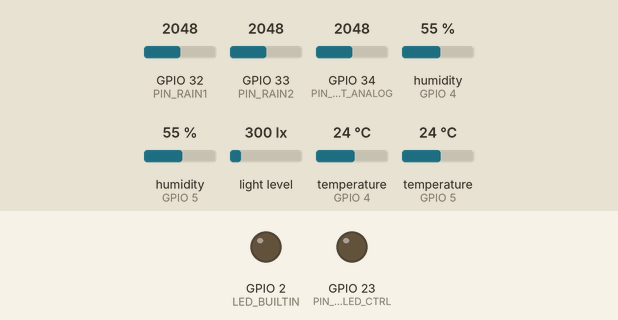
Recording of a sketch running on a simulated ESP32. Shown: output pins drawn as LEDs (lit = HIGH). The inputs (shaded band) are chosen by the test bench; at power-on: GPIO 32 (PIN_RAIN1) = 2048, GPIO 33 (PIN_RAIN2) = 2048, GPIO 34 (PIN_DUST_ANALOG) = 2048, humidity (sensors on GPIO 4, GPIO 5) 55 %, light level 300 lx, temperature (sensors on GPIO 4, GPIO 5) 24 °C (analog values on the 0–4095 scale). WiFi joins after 1.5 s; servers stay silent unless stated; uploads are accepted with an empty reply; the local clock reads 2024-03-15 10:24:30 at power-on unless the sketch sets it; what the sketch prints to the serial monitor is not drawn.

Above: at 0.0 s.
At 2.26 s:
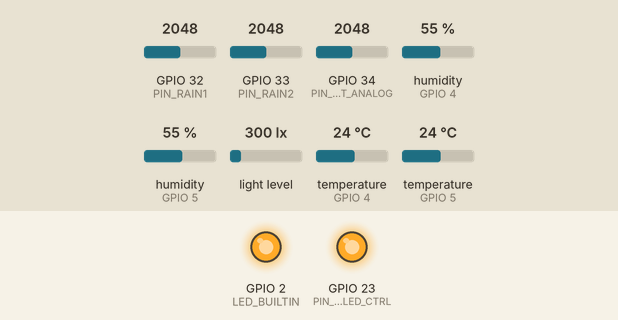
At 2.7 s:
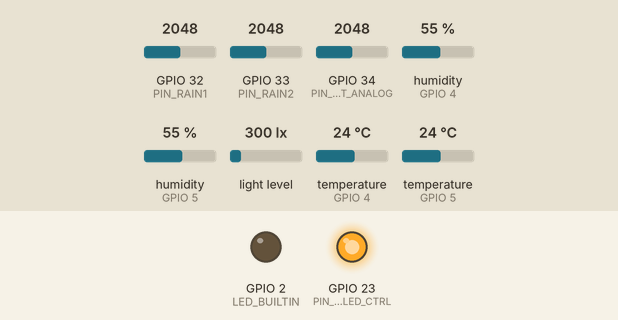
Timing chart, 0 to 4.2 s (numbered marks = the images above):
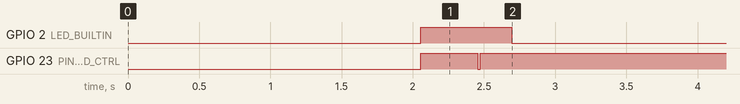

The sketch:

Arduino_System.ino
```cpp
#include "config.h"
#include "network/WiFiSetup.h"
#include "network/ApiClient.h"
#include "sensors/DHT22Pair.h"
#include "sensors/BH1750Pair.h"
#include "sensors/RainSensors.h"
#include "sensors/DustGP2Y1010.h"
#include "utils/TimeKeeper.h"
#include "utils/Diagnostics.h"
#include <ArduinoJson.h>

DHT22Pair     dht;
BH1750Pair    lux;
RainSensors   rain;
DustGP2Y1010  dust;

uint32_t nextTick = 0;

void setup() {
  Serial.begin(115200);
  delay(200);

  Net::connectWiFi();
  TimeKeeper::beginSNTP();

  dht.begin();
  lux.begin();
  rain.begin();
  dust.begin();

  pinMode(LED_BUILTIN, OUTPUT);
  nextTick = millis(); // start immediately
}

StaticJsonDocument<1024> buildPayload() {
  // Sample sensors
  DhtReading   dr  = dht.readAveraged();
  LuxReading   lr  = lux.readAveraged();
  RainReading  rr  = rain.read();
  DustReading  ds  = dust.read();

  StaticJsonDocument<1024> doc;
  doc["device_id"] = DEVICE_ID;
  doc["site_id"]   = SITE_ID;
  doc["timestamp"] = TimeKeeper::iso8601();

  JsonObject dht1 = doc.createNestedObject("dht1");
  dht1["temp_c"] = dr.t1;
  dht1["hum_%"]  = dr.h1;

  JsonObject dht2 = doc.createNestedObject("dht2");
  dht2["temp_c"] = dr.t2;
  dht2["hum_%"]  = dr.h2;

  JsonObject dhta = doc.createNestedObject("dht_avg");
  dhta["temp_c"] = dr.t_avg;
  dhta["hum_%"]  = dr.h_avg;

  JsonObject bh = doc.createNestedObject("bh1750");
  bh["lux1"]    = lr.lux1;
  bh["lux2"]    = lr.lux2;
  bh["lux_avg"] = lr.lux_avg;

  JsonObject rainj = doc.createNestedObject("rain");
  rainj["raw1"]  = rr.raw1;
  rainj["raw2"]  = rr.raw2;
  rainj["pct1"]  = rr.pct1;
  rainj["pct2"]  = rr.pct2;

  JsonObject dj = doc.createNestedObject("dust");
  dj["raw"]      = ds.raw;
  dj["voltage"]  = ds.voltage;
  dj["mg_m3"]    = ds.density;

  // room for later (battery, rssi, device uptime)
  doc["rssi"]    = WiFi.RSSI();
  doc["uptime_s"]= millis()/1000;
  return doc;
}

void loop() {
  uint32_t now = millis();
  if ( (int32_t)(now - nextTick) >= 0 ) {
    digitalWrite(LED_BUILTIN, HIGH);

    if (Net::ensureWiFi()) {
      StaticJsonDocument<1024> doc = buildPayload();
      bool ok = Net::postJson("", doc);  // Path is built inside postJson for Firebase
      logInfo("Upload %s", ok ? "OK" : "FAILED");
    } else {
      logWarn("WiFi not available; skipping upload.");
    }

    digitalWrite(LED_BUILTIN, LOW);
    nextTick += LOOP_PERIOD_MS;              // schedule next 5-min slot
    // guard against millis() overflow drift
    if ((int32_t)(nextTick - now) < 0 || (nextTick - now) > LOOP_PERIOD_MS)
      nextTick = now + LOOP_PERIOD_MS;
  }

  // Light sleep between polls (saves power & heat)
  delay(50);
}
```

ApiClient.h
```cpp
#pragma once
#include <HTTPClient.h>
#include <ArduinoJson.h>
#include <time.h>
#include "../config.h"
#include "../secrets.h"
#include "../utils/Diagnostics.h"
#include "../utils/TimeKeeper.h"

namespace Net {

inline bool postJson(const String& path, const JsonDocument& doc) {
  // Generate Firebase-safe timestamp: YYYYMMDD_HHMMSS
  time_t now = time(nullptr);
  struct tm t;
  localtime_r(&now, &t);
  char timestamp[32];
  snprintf(timestamp, sizeof(timestamp), "%04d%02d%02d_%02d%02d%02d",
           t.tm_year + 1900, t.tm_mon + 1, t.tm_mday,
           t.tm_hour, t.tm_min, t.tm_sec);

  // Get device_id from the document
  String device_id = doc["device_id"].as<String>();
  if (device_id.length() == 0) {
    device_id = DEVICE_ID; // Fallback to config
  }

  // Build Firebase REST API URL
  // Format: https://[PROJECT_ID].firebaseio.com/devices/[DEVICE_ID]/[TIMESTAMP].json?auth=[TOKEN]
  String url = String(FIREBASE_DB_URL) + "/devices/" + device_id + "/" + String(timestamp) + ".json?auth=" + String(FIREBASE_AUTH_TOKEN);

  HTTPClient http;
  http.setTimeout(HTTP_TIMEOUT_MS);
  http.begin(url);

  http.addHeader("Content-Type", "application/json");

  String payload;
  serializeJson(doc, payload);

  for (int attempt = 1; attempt <= HTTP_RETRY_MAX; ++attempt) {
    int code = http.PUT(payload);  // Use PUT for Firebase (creates/updates at specific path)
    if (code > 0) {
      if (code >= 200 && code < 300) {
        logInfo("Firebase PUT %s -> %d", url.c_str(), code);
        http.end();
        return true;
      } else {
        String response = http.getString();
        logWarn("Firebase PUT %s -> %d : %s", url.c_str(), code, response.c_str());
      }
    } else {
      logWarn("Firebase HTTP error: %s", http.errorToString(code).c_str());
    }
    delay(600 * attempt); // backoff
  }
  http.end();
  return false;
}

} // namespace Net
```

WiFiSetup.h
```cpp
#pragma once
#include <WiFi.h>
#include "../secrets.h"
#include "../utils/Diagnostics.h"

namespace Net {

inline void connectWiFi() {
  WiFi.mode(WIFI_STA);
  WiFi.begin(WIFI_SSID, WIFI_PASSWORD);
  uint32_t start = millis();
  logInfo("WiFi: connecting to %s ...", WIFI_SSID);
  while (WiFi.status() != WL_CONNECTED) {
    delay(400);
    logDot();
    if (millis() - start > 20000) {
      logWarn("WiFi: retry...");
      WiFi.disconnect(true);
      delay(1000);
      WiFi.begin(WIFI_SSID, WIFI_PASSWORD);
      start = millis();
    }
  }
  logInfo("\nWiFi: connected, IP=%s", WiFi.localIP().toString().c_str());
}

inline bool ensureWiFi() {
  if (WiFi.status() == WL_CONNECTED) return true;
  connectWiFi();
  return WiFi.status() == WL_CONNECTED;
}

} // namespace Net
```

secrets.h
```cpp
#pragma once

// Put your Wi-Fi credentials here
#define WIFI_SSID     "SLT_Fiber"
#define WIFI_PASSWORD "Sincostan"

// Firebase Auth Token (from Firebase Console > Project Settings > Service Accounts > Database Secrets)
#define FIREBASE_AUTH_TOKEN  "AIzaSyDRY_dG3s8t_lVrR-53n23YCkI4sJZ_VH8"  // <-- Replace with your Firebase auth token
```

BH1750Pair.h
```cpp
#pragma once
#include <Wire.h>
#include <BH1750.h>
#include "../config.h"

struct LuxReading {
  float lux1=NAN, lux2=NAN, lux_avg=NAN;
};

class BH1750Pair {
  BH1750 s1, s2;
  TwoWire wire2;
public:
  BH1750Pair(): s1(BH1750_ADDR_1),
                s2(0x23),  // Both can use 0x23 since they're on separate I2C buses
                wire2(1) {}  // Use I2C controller 1 for second bus

  void begin(){
    // Initialize first I2C bus (Wire) for sensor 1 on pins 21/22
    Wire.begin(I2C_SDA, I2C_SCL);
    Wire.setClock(100000); // Set I2C clock to 100kHz
    delay(100); // Allow I2C bus to stabilize

    // Initialize second I2C bus (Wire1) for sensor 2 on pins 25/26
    wire2.begin(I2C_SDA2, I2C_SCL2);
    wire2.setClock(100000);
    delay(100);

    // Initialize sensor 1 on first I2C bus (Wire) at address 0x23
    bool ok1 = s1.begin(BH1750::CONTINUOUS_HIGH_RES_MODE, 0x23, &Wire);
    delay(50); // Small delay between initializations

    // Initialize sensor 2 on second I2C bus (wire2) at address 0x23
    // Since they're on separate buses, both can use the same address
    bool ok2 = s2.begin(BH1750::CONTINUOUS_HIGH_RES_MODE, 0x23, &wire2);

    if (!ok1) {
      Serial.printf("[BH1750] Sensor 1 (0x23) on bus 1 (SDA:%d/SCL:%d) initialization failed! Check wiring.\n",
                    I2C_SDA, I2C_SCL);
    }
    if (!ok2) {
      Serial.printf("[BH1750] Sensor 2 (0x23) on bus 2 (SDA:%d/SCL:%d) initialization failed! Check wiring.\n",
                    I2C_SDA2, I2C_SCL2);
      Serial.println("[BH1750] Note: Both sensors use address 0x23 since they're on separate I2C buses");
    }
    if (ok1 && ok2) {
      Serial.println("[BH1750] Both sensors initialized successfully at address 0x23 on separate I2C buses");
    }
  }

  LuxReading readAveraged(uint8_t samples=SAMPLE_AVG){
    LuxReading r;
    float a=0,b=0; int c1=0,c2=0;
    for(uint8_t i=0;i<samples;i++){
      float x=s1.readLightLevel(); if(x>0){ a+=x;c1++; }
      x=s2.readLightLevel(); if(x>0){ b+=x;c2++; }
      delay(20);
    }
    if(c1) r.lux1=a/c1;
    if(c2) r.lux2=b/c2;
    if(c1||c2) r.lux_avg = ( (c1? r.lux1:0)+(c2? r.lux2:0) ) / float((c1?1:0)+(c2?1:0));
    return r;
  }
};
```

DHT22Pair.h
```cpp
#pragma once
#include <DHT.h>
#include "../config.h"
#include "../utils/Diagnostics.h"

struct DhtReading {
  float t1=NAN, h1=NAN, t2=NAN, h2=NAN;
  float t_avg=NAN, h_avg=NAN;
};

class DHT22Pair {
  DHT d1, d2;
public:
  DHT22Pair(): d1(PIN_DHT1, DHT22), d2(PIN_DHT2, DHT22) {}
  void begin(){ d1.begin(); d2.begin(); }

  DhtReading readAveraged(uint8_t samples=SAMPLE_AVG) {
    DhtReading r;
    float t1=0, h1=0, t2=0, h2=0; int c1=0,c2=0;
    for (uint8_t i=0;i<samples;i++){
      float a=d1.readTemperature(); float b=d1.readHumidity();
      if (!isnan(a)&&!isnan(b)){ t1+=a; h1+=b; c1++; }
      a=d2.readTemperature(); b=d2.readHumidity();
      if (!isnan(a)&&!isnan(b)){ t2+=a; h2+=b; c2++; }
      delay(50);
    }
    if(c1){ r.t1=t1/c1; r.h1=h1/c1; }
    if(c2){ r.t2=t2/c2; r.h2=h2/c2; }
    if(c1||c2){
      r.t_avg = ( (c1? r.t1:0) + (c2? r.t2:0) ) / float((c1?1:0)+(c2?1:0));
      r.h_avg = ( (c1? r.h1:0) + (c2? r.h2:0) ) / float((c1?1:0)+(c2?1:0));
    }
    return r;
  }
};
```

DustGP2Y1010.h
```cpp
#pragma once
#include "../config.h"
#include "../utils/Diagnostics.h"

// Timing from Sharp app note: sample while LED is ON for ~280us, read, then LED off.
struct DustReading {
  int raw=0;          // 0..4095
  float voltage=0.0;  // ~0..3.0 V
  float density=0.0;  // rough mg/m^3 estimate
};

class DustGP2Y1010 {
public:
  void begin(){
    pinMode(PIN_DUST_LED_CTRL, OUTPUT);
    digitalWrite(PIN_DUST_LED_CTRL, HIGH); // LED off (active low)
    analogReadResolution(12);
  }

  DustReading read(){
    DustReading r;
    // LED ON (active low through 1k)
    digitalWrite(PIN_DUST_LED_CTRL, LOW);
    delayMicroseconds(280);
    int v = analogOversample(PIN_DUST_ANALOG);
    delayMicroseconds(40);
    digitalWrite(PIN_DUST_LED_CTRL, HIGH); // OFF
    delayMicroseconds(9680);

    r.raw = v;
    r.voltage = v * (3.3f / 4095.0f);

    // Empirical conversion (approx) from Sharp docs:
    // density (mg/m3) ≈ max(0, (Vout - 0.6) / 0.005)
    float corrected = r.voltage - 0.6f;
    r.density = corrected > 0 ? (corrected / 0.005f) : 0.0f;
    return r;
  }
};
```

RainSensors.h
```cpp
#pragma once
#include "../config.h"

inline int analogOversample(int pin){
  uint32_t sum=0;
  for(int i=0;i<ADC_SAMPLES;i++){ sum += analogRead(pin); delay(2); }
  return sum/ADC_SAMPLES;
}

struct RainReading {
  int raw1=0, raw2=0;     // 0..4095
  float pct1=0, pct2=0;   // 0..100 (0=dry, 100=wet)
};

class RainSensors {
public:
  void begin(){
    analogReadResolution(12);
  }
  RainReading read(){
    RainReading r;
    r.raw1 = analogOversample(PIN_RAIN1);
    r.raw2 = analogOversample(PIN_RAIN2);
    // HW-028 AO: higher value = more water (board dependent). Map to %.
    r.pct1 = (r.raw1 / 4095.0f) * 100.0f;
    r.pct2 = (r.raw2 / 4095.0f) * 100.0f;
    return r;
  }
};
```

Diagnostics.h
```cpp
#pragma once
#include <Arduino.h>
#include <stdio.h>

inline void vlogf(const char* lvl, const char* fmt, va_list args){
  char buf[256];
  vsnprintf(buf, sizeof(buf), fmt, args);
  Serial.printf("[%s] %s\n", lvl, buf);
}
inline void logInfo(const char* fmt, ...){
  va_list a; va_start(a, fmt); vlogf("INFO", fmt, a); va_end(a);
}
inline void logWarn(const char* fmt, ...){
  va_list a; va_start(a, fmt); vlogf("WARN", fmt, a); va_end(a);
}
inline void logDot(){ Serial.print("."); }
```

TimeKeeper.h
```cpp
#pragma once
#include <WiFi.h>
#include "../utils/Diagnostics.h"

namespace TimeKeeper {

inline void beginSNTP() {
  configTime(5 * 3600, 0, "pool.ntp.org", "time.nist.gov"); // IST offset +5:00
  logInfo("NTP: syncing...");
  time_t now = time(nullptr);
  uint32_t start = millis();
  while (now < 1700000000 && (millis() - start) < 15000) { // wait till 2023+
    delay(200);
    now = time(nullptr);
  }
  logInfo("NTP: %ld", now);
}

inline String iso8601() {
  time_t now = time(nullptr);
  struct tm t;
  localtime_r(&now, &t);
  char buf[32];
  strftime(buf, sizeof(buf), "%Y-%m-%dT%H:%M:%S%z", &t);
  return String(buf);
}

} // namespace TimeKeeper
```

config.h
```cpp
#pragma once

// --------- DEVICE & PIN MAP (matches your wiring) ----------
#define PIN_DHT1          4      // DHT22 #1 data
#define PIN_DHT2          5      // DHT22 #2 data
#define PIN_RAIN1         32     // HW-028 #1 analog AO
#define PIN_RAIN2         33     // HW-028 #2 analog AO
#define PIN_DUST_LED_CTRL 23     // GP2Y1010 LED- (through 1k to this pin)
#define PIN_DUST_ANALOG   34     // GP2Y1010 Vo analog read
#define I2C_SDA           21     // BH1750 sensor 1 bus
#define I2C_SCL           22
#define I2C_SDA2          25     // BH1750 sensor 2 bus
#define I2C_SCL2          26
#define LED_BUILTIN       2      // ESP32 built-in LED (GPIO 2)

// BH1750 addresses: 0x23 (ADDR low) and 0x5C (ADDR high)
#define BH1750_ADDR_1     0x23
#define BH1750_ADDR_2     0x5C

// --------- FIREBASE ---------
// Firebase Realtime Database URL (without trailing slash)
// Format: https://[PROJECT_ID].firebaseio.com
#define FIREBASE_DB_URL   "https://project11-50079-default-rtdb.firebaseio.com"  // <-- Replace with your Firebase URL

// --------- APP SETTINGS ----------
#define DEVICE_ID         "SSA_ESP32_01"
#define SITE_ID           "SITE_COLOMBO_01"

#define LOOP_PERIOD_MS    (5UL * 60UL * 1000UL)  // 5 minutes
#define SAMPLE_AVG        5                      // per-cycle averaging per sensor

// Robust HTTP
#define HTTP_TIMEOUT_MS   8000
#define HTTP_RETRY_MAX    3

// Safety
#define ADC_SAMPLES       8    // oversampling for analog reads
```

Measured:
- by itself, GPIO 2 (LED_BUILTIN): LOW → HIGH at 2.1 s, → LOW 0.64 s later
- by itself, GPIO 23 (PIN_DUST_LED_CTRL): HIGH → LOW at 2.5 s, → HIGH 0.02 s later
